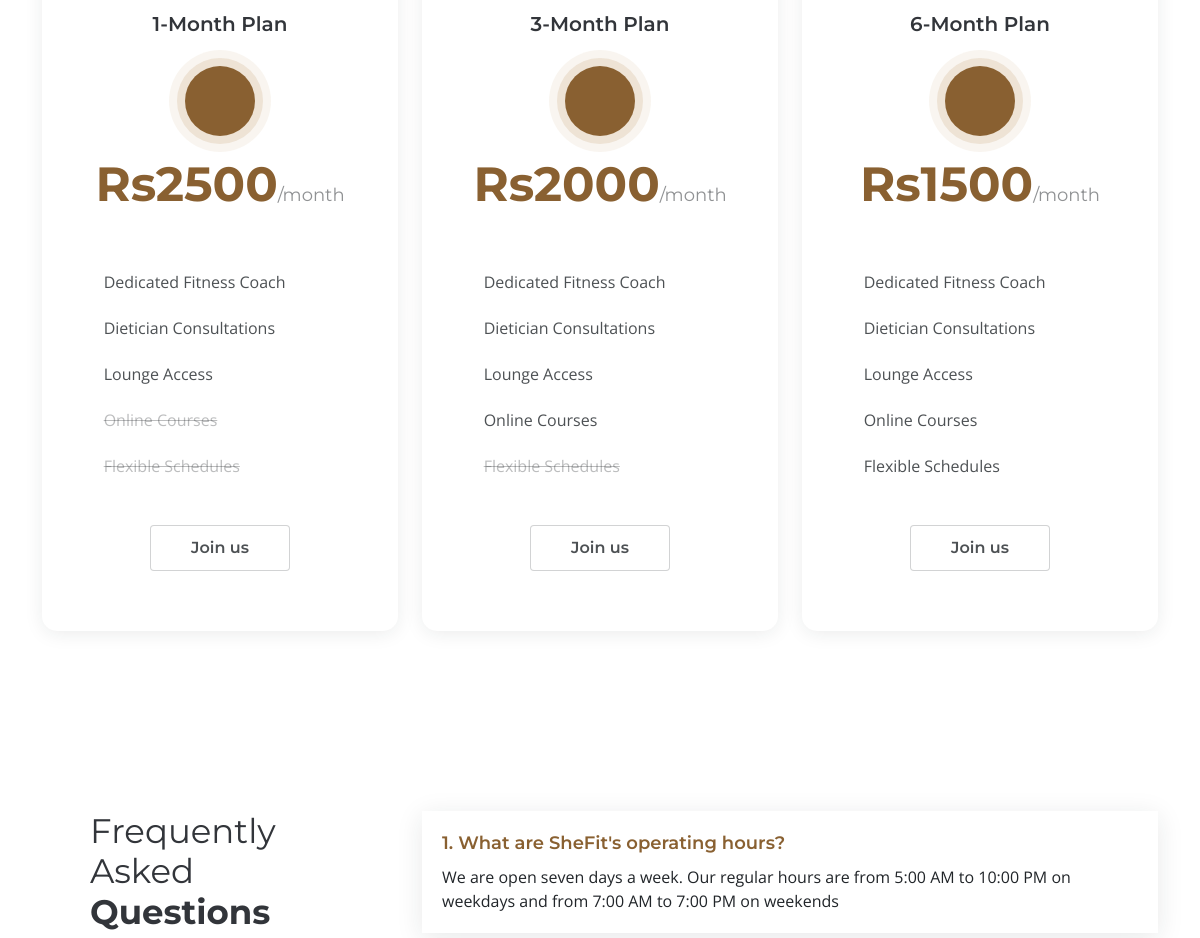
Before: / (middle part) with the older database file.
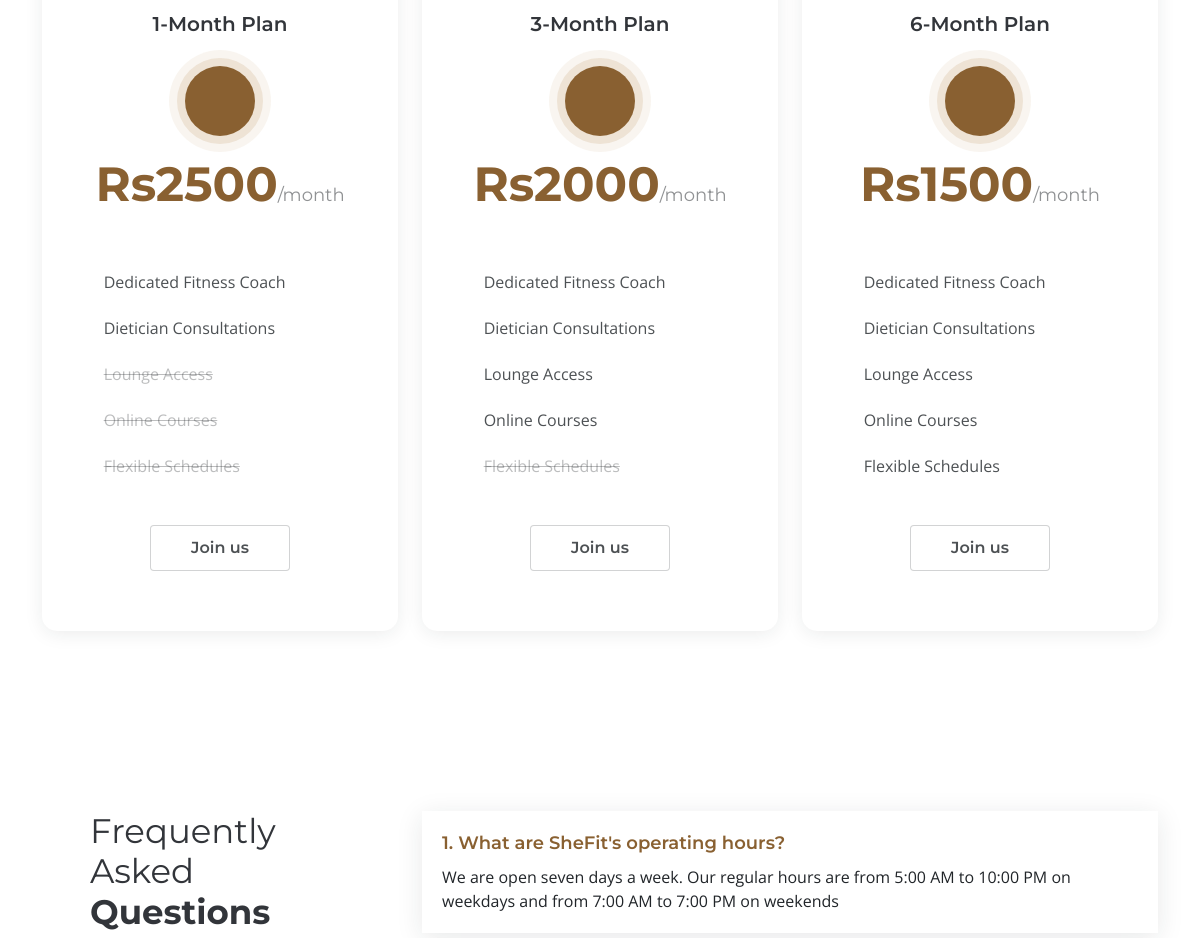
After: the same page with the newer database file.
### app.py (models this page shows, shortened)
class Package(db.Model):
    pkg_id = db.Column(db.Integer, primary_key=True, autoincrement=True)
    name = db.Column(db.String(20))
    duration = db.Column(db.Integer)
    feature_coach = db.Column(db.Boolean)
    feature_dietician = db.Column(db.Boolean)
    feature_lounge = db.Column(db.Boolean)
    feature_courses = db.Column(db.Boolean)
    feature_schedules = db.Column(db.Boolean)
    price = db.Column(db.Integer)

### app.py (the view)
@app.route('/')
def homepage():
    packages = Package.query.all()
    member=current_user
    if isinstance(member,Members):
        return render_template('index.html', pkgs=packages, member=member)
    else:
        return render_template('index.html', pkgs=packages)

### templates/index.html (shortened to what this page needs)
<!DOCTYPE html>
<html lang="en">
<head>
  <link href="/static/assets/vendor/bootstrap/css/bootstrap.min.css" rel="stylesheet">
  <link href="/static/assets/vendor/bootstrap-icons/bootstrap-icons.css" rel="stylesheet">
  <link href="/static/assets/vendor/glightbox/css/glightbox.min.css" rel="stylesheet">
  <link href="/static/assets/vendor/swiper/swiper-bundle.min.css" rel="stylesheet">
  <link href="/static/assets/vendor/aos/aos.css" rel="stylesheet">
  <link href="/static/assets/css/main.css" rel="stylesheet">
</head>
<body class="index-page" data-bs-spy="scroll" data-bs-target="#navmenu">
  <main id="main">
    <section id="pricing" class="pricing">
      <div class="container" data-aos="zoom-in" data-aos-delay="100">
        <div class="row g-4">
          {% for pkg in pkgs %}
          <div class="col-lg-4">
            <div class="pricing-item ">
              <h3>{{pkg.name}}</h3>
              <div class="icon">
                <i class="bi bi-box"></i>
              </div>
              <h4>Rs{{pkg.price}}<span>/month</span></h4>
              <ul>
                <li {{ "class=na" if not pkg.feature_coach }} ><i class="bi bi-{{ 'check' if pkg.feature_coach else 'x' }}"></i> <span>Dedicated Fitness Coach</span></li>
                <li {{ "class=na" if not pkg.feature_dietician }} ><i class="bi bi-{{ 'check' if pkg.feature_dietician else 'x' }}"></i> <span>Dietician Consultations</span></li>
                <li {{ "class=na" if not pkg.feature_lounge }} ><i class="bi bi-{{ 'check' if pkg.feature_lounge else 'x' }}"></i> <span>Lounge Access</span></li>
                <li {{ "class=na" if not pkg.feature_courses }} ><i class="bi bi-{{ 'check' if pkg.feature_courses else 'x' }}"></i> <span>Online Courses</span></li>
                <li {{ "class=na" if not pkg.feature_schedules }} ><i class="bi bi-{{ 'check' if pkg.feature_schedules else 'x' }}"></i> <span>Flexible Schedules</span></li>
              </ul>
              {% if member %}
              <div class="text-center"><a href="{{url_for('payment',id=pkg.pkg_id)}}" class="buy-btn">Buy Now</a></div>
              {% else %}
              <div class="text-center"><a href="{{url_for('login')}}" class="buy-btn">Join us</a></div>
              {% endif %}
            </div>
          </div>
          {% endfor %}
        </div>
      </div>
    </section>
    <section id="faq" class="faq">
      <div class="container">
        <div class="row gy-4">
          <div class="col-lg-4" data-aos="fade-up" data-aos-delay="100">
            <div class="content px-xl-5">
              <h3><span>Frequently Asked </span><strong>Questions</strong></h3>
            </div>
          </div>
          <div class="col-lg-8" data-aos="fade-up" data-aos-delay="200">
            <div class="faq-container">
              <div class="faq-item faq-active">
                <h3><span class="num">1.</span> <span>What are SheFit's operating hours?</span></h3>
                <div class="faq-content">
                  <p>We are open seven days a week. Our regular hours are from 5:00 AM to 10:00 PM on weekdays and from 7:00 AM to 7:00 PM on weekends</p>
                </div>
                <i class="faq-toggle bi bi-chevron-right"></i>
              </div>
            </div>
          </div>
        </div>
      </div>
    </section>
  </main>
</body>
</html>

Changed rows visible on the page:
changed Package "1-Month Plan": feature_lounge True → False (drawn)
